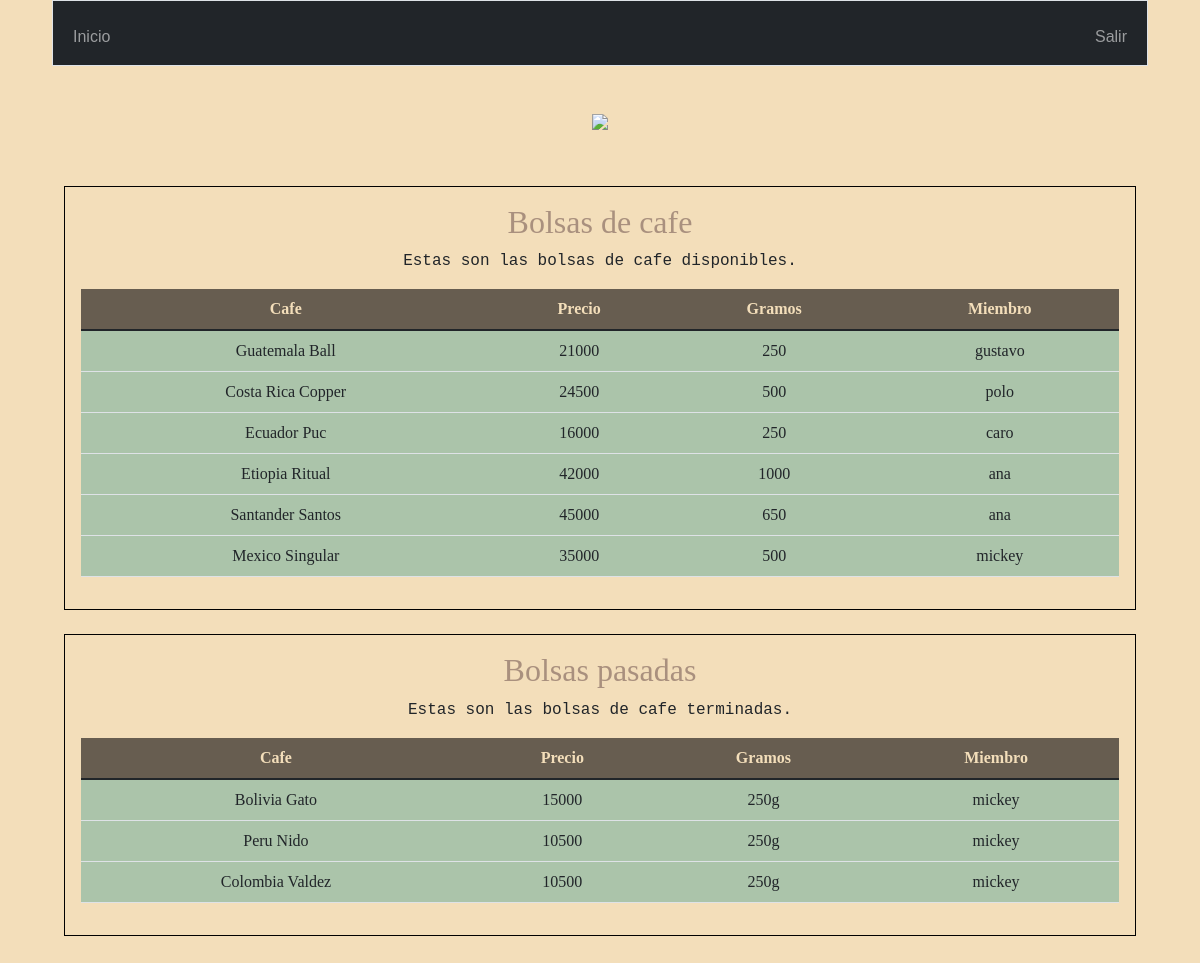
Before: /bolsas (signed in) with the older database file.
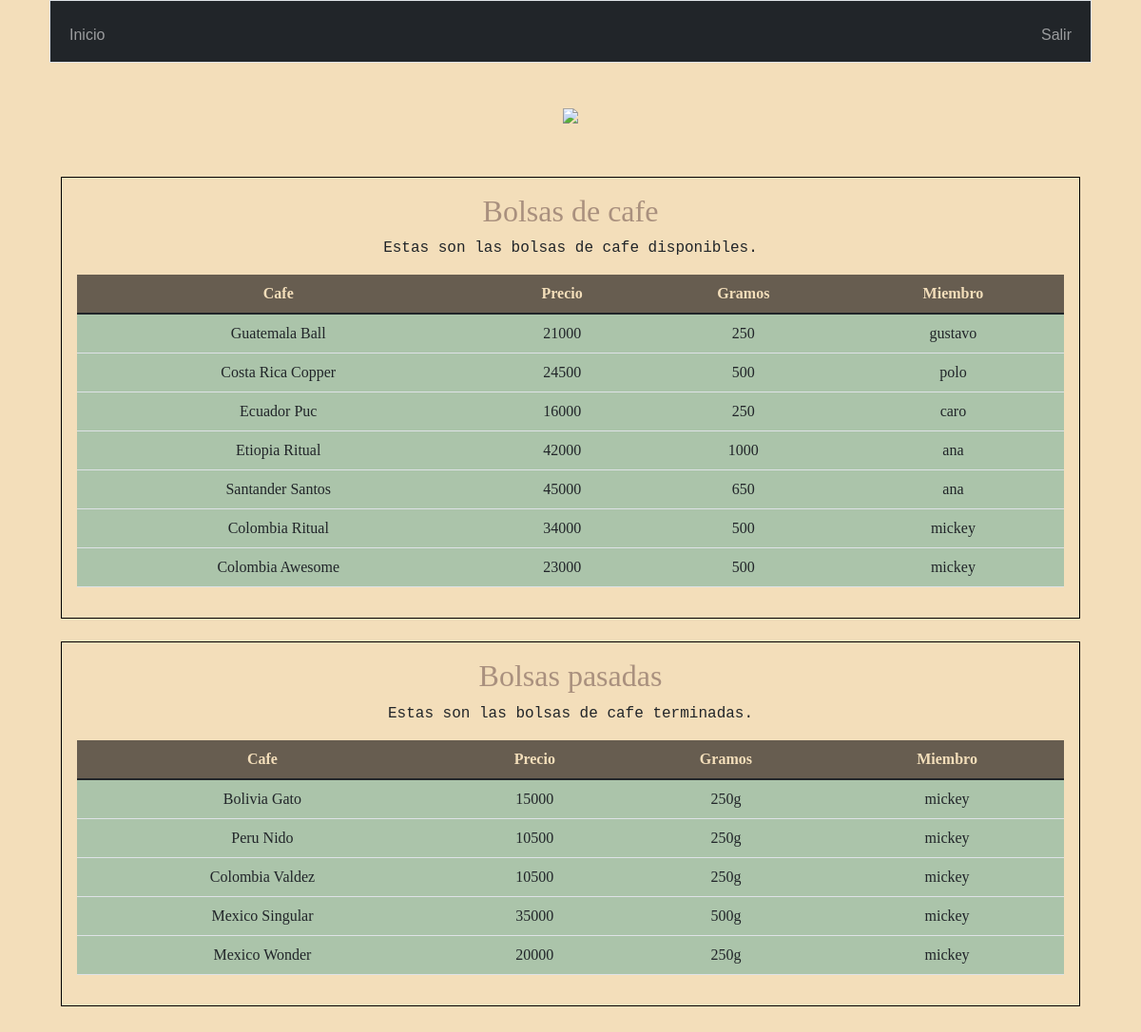
After: the same page with the newer database file.
### tables this page shows
CREATE TABLE bolsas ( id INTEGER PRIMARY KEY AUTOINCREMENT NOT NULL, user_id INTEGER, origin TEXT, price INTEGER, grams INTEGER, toaster TEXT NOT NULL, date DATE, active TEXT NOT NULL, FOREIGN KEY(user_id) REFERENCES users(id));

CREATE TABLE users (id INTEGER PRIMARY KEY AUTOINCREMENT NOT NULL, username TEXT NOT NULL, hash TEXT NOT NULL);

### app.py (the view)
@app.route("/bolsas")
@login_required
def bolsas():
    bolsas = db.execute("SELECT origin, toaster, price AS precio, date AS fecha, users.id AS miembro, active, grams FROM bolsas JOIN users ON bolsas.user_id = users.id ")
    for bolsa in bolsas:
        n=bolsa["miembro"]
        temp = username(n)
        bolsa["miembro"]=temp
    bolsas_activas = []
    bolsas_pasadas = []
    for bolsa in bolsas:
        if bolsa["active"]=="YES":
            bolsas_activas.append(bolsa)
        else:
            bolsas_pasadas.append(bolsa)
    return render_template("bolsas.html", activas = bolsas_activas, pasadas = bolsas_pasadas)

### app.py (called while the page is built)
@app.after_request
def after_request(response):
    response.headers["Cache-Control"] = "no-cache, no-store, must-revalidate"
    response.headers["Expires"] = 0
    response.headers["Pragma"] = "no-cache"
    return response

### helpers.py (called while the page is built)
def login_required(f):
    @wraps(f)
    def decorated_function(*args, **kwargs):
        if session.get("user_id") is None:
            return redirect("/login")
        return f(*args, **kwargs)
    return decorated_function

def username(n):
    n = int(n)
    query = db.execute("SELECT username FROM users WHERE id=?", n)
    return query[0]["username"]

### templates/bolsas.html (shortened to what this page needs)
{% extends "layout.html" %}
{% block main %}
<div class="md-4">
<img class="img-fluid" src="static/cafe_roasted.png">
</div>
<div class="md-4 cuadro">
	<h2> Bolsas de cafe  </h2>
	<p> Estas son las bolsas de cafe disponibles.  </p>
	<table class="table table-stripped">
		<thead >
		<tr>
			<th scope="col"> Cafe </th>
			<th scope="col"> Precio  </th>
			<th scope="col"> Gramos  </th>
			<th scope="col"> Miembro </th>
		</tr>
		</thead>
		<tbody>
			{% for bolsa in activas %}
			<tr>
			<td> {{bolsa.origin}} {{bolsa.toaster}} </td>
			<td> {{ bolsa.precio}} </td>
			<td> {{ bolsa.grams}} </td>
			<td> {{ bolsa.miembro}} </td>
			</tr>
			{% endfor %}
		</tbody>
	</table>
</div>
<div class="md-4 cuadro">
	<h2> Bolsas pasadas  </h2>
	<p> Estas son las bolsas de cafe terminadas.  </p>
	<table class="table">
		<thead class="thead-dark">
		<tr>
			<th scope="col"> Cafe </th>
			<th scope="col"> Precio  </th>
			<th scope="col"> Gramos  </th>
			<th scope="col"> Miembro </th>
		</tr>
		</thead>
		<tbody>
			{% for bolsa in pasadas %}
			<tr>
			<td> {{bolsa.origin}} {{bolsa.toaster}} </td>
			<td> {{ bolsa.precio}} </td>
			<td> {{ bolsa.grams}}g </td>
			<td> {{ bolsa.miembro}} </td>
			</tr>
			{% endfor %}
		</tbody>
	</table>
</div>
{% endblock %}

Changed rows visible on the page:
added bolsas: origin "Colombia", toaster "Ritual", precio "34000", grams "500", miembro "mickey", shown under "Bolsas de cafe"
added bolsas: origin "Colombia", toaster "Awesome", precio "23000", grams "500", miembro "mickey", shown under "Bolsas de cafe"
changed bolsas "Singular": moves from the list under "Bolsas de cafe" to the list under "Bolsas pasadas"
added bolsas: origin "Mexico", toaster "Wonder", precio "20000", grams "250", miembro "mickey", shown under "Bolsas pasadas"
